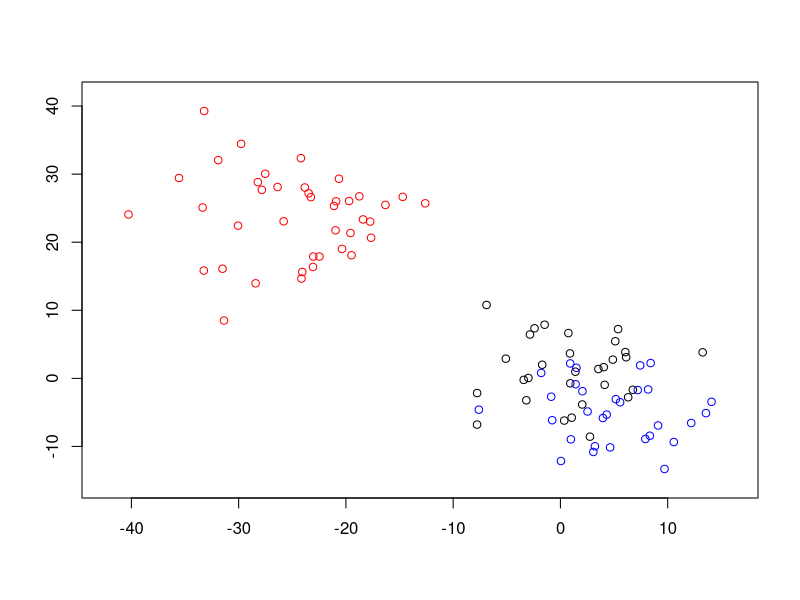

Write R code to recreate this figure. (Note: this script raises an error after producing the figure.)

### Simulation 3: varying error structures

library(MASS)
library(gdata)
library(mclust)

## Structure 1: identical errors across observations

# set sample size
nvec = c(3,3,4) * 10
n = sum(nvec)
p = 2

set.seed(0)
mu1 = c(1,1)
mu2 = c(5,-5)
mu3 = c(-25,25)

# set errors to be zero
err = array(0, dim=c(p,p,n))  
for(i in 1:n){
  err[,,i] = matrix(0,p,p)
  diag(err[,,i]) = 10
}

sigma1 = matrix(c(15,-2,-2,15),nrow=2)
sigma2 = matrix(c(23,3,3,23),nrow=2)
sigma3 = matrix(c(31,-4,-4,31),nrow=2)

set.seed(0)
s1 = mvrnorm(nvec[1], mu1, (sigma1+err[,,1]))
s2 = mvrnorm(nvec[2], mu2, (sigma2+err[,,1]))
s3 = mvrnorm(nvec[3], mu3, (sigma3+err[,,1]))

# true membership matrix:
temp = c(rep(c(1,0,0),nvec[1]),rep(c(0,1,0),nvec[2]),rep(c(0,0,1),nvec[3]))
z.ini = z.true = matrix(temp, nrow=n, byrow=TRUE)

samp = rbind(s1,s2,s3)

x1 = min(samp[,1])-2
x2 = max(samp[,1])+2
y1 = min(samp[,2])-2
y2 = max(samp[,2])+2

plot(s1,xlim=c(x1,x2),ylim=c(y1,y2),xlab="",ylab="")
points(s2, col="blue")
points(s3, col="red")

tmp = proc.time()
my.result1 = ME.VVV.err(samp, z.ini, err)
my.class1 = my.result$z
my.mcr1 = MCR(my.class,z.true)
my.time1 = proc.time() - tmp

tmp = proc.time()
mc.result1 = meVVV(samp,z.ini)
mc.class1 = mc.result$z
mc.mcr1 = MCR(mc.class,z.true)
mc.time1 = proc.time() - tmp


#--------------------------------------------------------------------#


## Structure 2: errors the same within clusters

err = array(0, dim=c(p,p,n))
err1 = matrix(c(9,1,1,9),nrow=2)
err2 = matrix(c(1,0,0,1),nrow=2)
err3 = matrix(c(20,4,4,20),nrow=2)

for(i in 1:nvec[1]){
  err[,,i] = err1
}

for(i in (nvec[1]+1):(n-nvec[3])){
  err[,,i] = err2
}

for(i in (n-nvec[3]+1):n){
  err[,,i] = err3
}

set.seed(0)
s1 = mvrnorm(nvec[1], mu1, (sigma1+err1))
s2 = mvrnorm(nvec[2], mu2, (sigma2+err2))
s3 = mvrnorm(nvec[3], mu3, (sigma3+err3))

# true membership matrix:
temp = c(rep(c(1,0,0),nvec[1]),rep(c(0,1,0),nvec[2]),rep(c(0,0,1),nvec[3]))
z.ini = z.true = matrix(temp, nrow=n, byrow=TRUE)

samp = rbind(s1,s2,s3)

x1 = min(samp[,1])-2
x2 = max(samp[,1])+2
y1 = min(samp[,2])-2
y2 = max(samp[,2])+2

plot(s1,xlim=c(x1,x2),ylim=c(y1,y2),xlab="",ylab="")
points(s2, col="blue")
points(s3, col="red")

tmp = proc.time()
my.result2 = ME.VVV.err(samp, z.ini, err)
my.class2 = my.result$z
my.mcr2 = MCR(my.class,z.true)
my.time2 = proc.time() - tmp

tmp = proc.time()
mc.result2 = meVVV(samp,z.ini)
mc.class2 = mc.result$z
mc.mcr2 = MCR(mc.class,z.true)
mc.time2 = proc.time() - tmp


#----------------------------------------------------------------------#



### Structure 3: different errors for each observation
set.seed(999)
cc = abs(rnorm(300,4,3))
err = array(0, dim=c(p,p,n))

for(i in 1:n){
  L = matrix(0,p,p)
  lowerTriangle(L,diag=T) = cc[(3*i-2):(3*i)]
  err[,,i] = tcrossprod(L)
}

samp = matrix(0,n,p)
for(i in 1:nvec[1]){
  samp[i,] = mvrnorm(1, mu1, (sigma1+err[,,i]))
}

for(i in (nvec[1]+1):(n-nvec[3])){
  samp[i,] = mvrnorm(1, mu2, (sigma2+err[,,i]))
}

for(i in (n-nvec[3]):n){
  samp[i,] = mvrnorm(1, mu3, (sigma3+err[,,i]))
}


plot(s1,xlim=c(x1,x2),ylim=c(y1,y2),xlab="",ylab="")
points(s2, col="blue")
points(s3, col="red")


tmp = proc.time()
my.result3 = ME.VVV.err(samp, z.ini, err)
my.class3 = my.result$z
my.mcr3 = MCR(my.class,z.true)
my.time3 = proc.time() - tmp

tmp = proc.time()
mc.result3 = meVVV(samp,z.ini)
mc.class3 = mc.result$z
mc.mcr3 = MCR(mc.class,z.true)
mc.time3 = proc.time() - tmp

save(my.result1,my.class1,my.mcr1,my.time1,
  mc.result1,mc.class1,mc.mcr1,mc.time1,
  my.result2,my.class2,my.mcr2,my.time2,
  mc.result2,mc.class2,mc.mcr2,mc.time2,
  my.result3,my.class3,my.mcr3,my.time3,
  mc.result3,mc.class3,mc.mcr3,mc.time3, file="sim3_results.RData")
